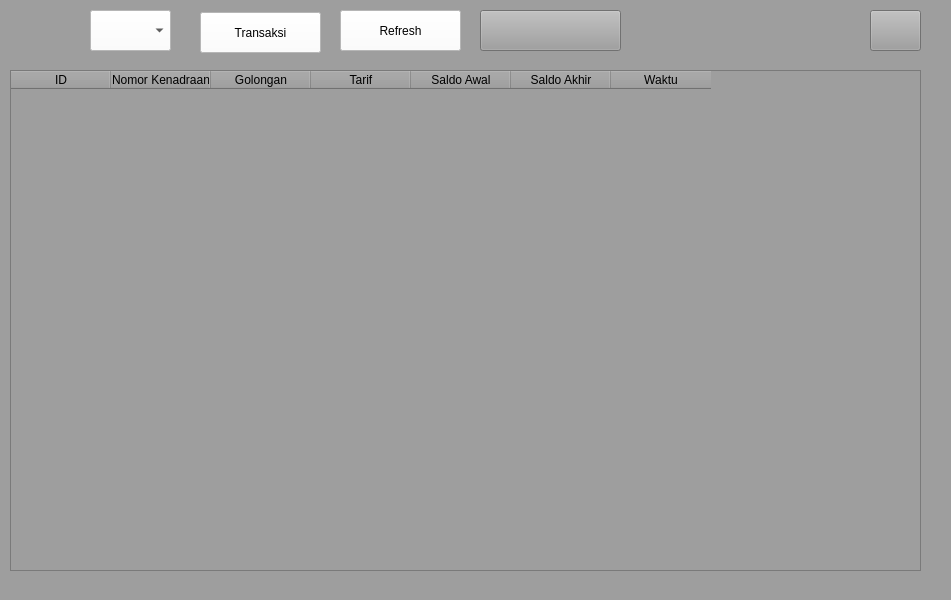
<?xml version="1.0" encoding="UTF-8"?>
<ui version="4.0">
 <class>HistoryForn</class>
 <widget class="QWidget" name="HistoryForn">
  <property name="geometry">
   <rect>
    <x>0</x>
    <y>0</y>
    <width>951</width>
    <height>600</height>
   </rect>
  </property>
  <property name="windowTitle">
   <string>History Transaksi</string>
  </property>
  <property name="styleSheet">
   <string notr="true">QWidget{
background-color: rgb(158, 158, 158);
}</string>
  </property>
  <widget class="QTableWidget" name="tableWidget">
   <property name="geometry">
    <rect>
     <x>10</x>
     <y>70</y>
     <width>911</width>
     <height>501</height>
    </rect>
   </property>
   <column>
    <property name="text">
     <string>ID</string>
    </property>
   </column>
   <column>
    <property name="text">
     <string>Nomor Kenadraan</string>
    </property>
   </column>
   <column>
    <property name="text">
     <string>Golongan</string>
    </property>
   </column>
   <column>
    <property name="text">
     <string>Tarif</string>
    </property>
   </column>
   <column>
    <property name="text">
     <string>Saldo Awal</string>
    </property>
   </column>
   <column>
    <property name="text">
     <string>Saldo Akhir</string>
    </property>
   </column>
   <column>
    <property name="text">
     <string>Waktu</string>
    </property>
   </column>
  </widget>
  <widget class="QPushButton" name="HomeButton">
   <property name="geometry">
    <rect>
     <x>870</x>
     <y>10</y>
     <width>51</width>
     <height>41</height>
    </rect>
   </property>
   <property name="text">
    <string/>
   </property>
   <property name="icon">
    <iconset>
     <normaloff>C:/Users/arza0/Downloads/back.png</normaloff>C:/Users/arza0/Downloads/back.png</iconset>
   </property>
   <property name="iconSize">
    <size>
     <width>40</width>
     <height>40</height>
    </size>
   </property>
  </widget>
  <widget class="QPushButton" name="SaveButton">
   <property name="geometry">
    <rect>
     <x>480</x>
     <y>10</y>
     <width>141</width>
     <height>41</height>
    </rect>
   </property>
   <property name="text">
    <string/>
   </property>
   <property name="icon">
    <iconset>
     <normaloff>../assets/save.png</normaloff>../assets/save.png</iconset>
   </property>
   <property name="iconSize">
    <size>
     <width>60</width>
     <height>60</height>
    </size>
   </property>
  </widget>
  <widget class="QPushButton" name="RefreshButton">
   <property name="geometry">
    <rect>
     <x>340</x>
     <y>10</y>
     <width>121</width>
     <height>41</height>
    </rect>
   </property>
   <property name="styleSheet">
    <string notr="true">background-color: rgb(255, 255, 255);</string>
   </property>
   <property name="text">
    <string>Refresh</string>
   </property>
   <property name="iconSize">
    <size>
     <width>60</width>
     <height>60</height>
    </size>
   </property>
  </widget>
  <widget class="QComboBox" name="comboBox">
   <property name="geometry">
    <rect>
     <x>90</x>
     <y>10</y>
     <width>81</width>
     <height>41</height>
    </rect>
   </property>
   <property name="styleSheet">
    <string notr="true">background-color: rgb(255, 255, 255);</string>
   </property>
  </widget>
  <widget class="QPushButton" name="pushButton">
   <property name="geometry">
    <rect>
     <x>200</x>
     <y>12</y>
     <width>121</width>
     <height>41</height>
    </rect>
   </property>
   <property name="styleSheet">
    <string notr="true">background-color: rgb(255, 255, 255);</string>
   </property>
   <property name="text">
    <string>Transaksi</string>
   </property>
  </widget>
 </widget>
 <resources/>
 <connections/>
</ui>
